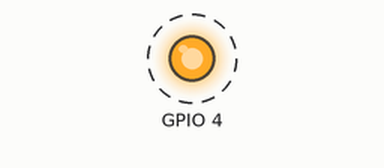
A program run on a simulated Raspberry Pi (BCM pin numbers). On the bench: output pins drawn as LEDs (lit = HIGH). Dashed ring = blinking. At 100.0 s the program stops and its outputs stay as they are.

Above: at 0.5 s.
Timing chart, 0 to 4.6 s (numbered marks = the images above):
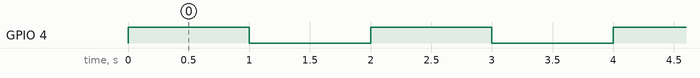

The program:

hello_world.py
```python
import RPi.GPIO as GPIO
import time

# blinking function
def blink(pin):
    GPIO.output(pin,GPIO.HIGH)
    time.sleep(1)
    GPIO.output(pin,GPIO.LOW)
    time.sleep(1)
    return

# to use Raspberry Pi board pin numbers
GPIO.setmode(GPIO.BCM)

# set up GPIO output channel
GPIO.setup(4, GPIO.OUT)

# blink GPIO17 50 times
for i in range(0,50):
    blink(4)
GPIO.cleanup()
```

Measured:
- by itself, GPIO 4: alternates HIGH for 1.0 s and LOW for 1.0 s, 100 changes in all, then stays LOW
